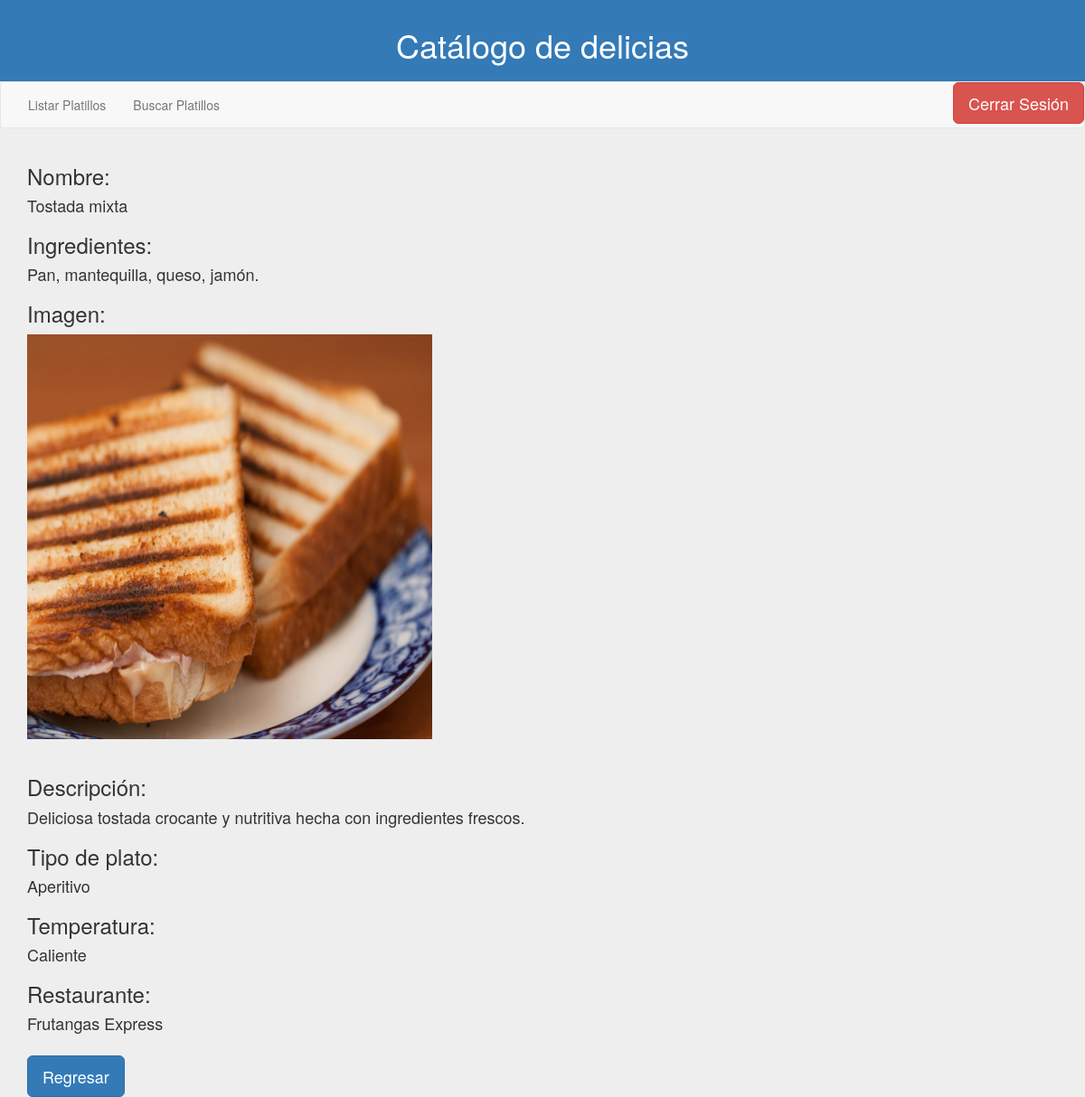
Screenshot of /home/viewDish/14/ (signed in) with the database file from the repository.
### catalogoapp/models.py (models this page shows, shortened)
class Dish(models.Model):
    name = models.TextField(max_length=50)
    ingredients = models.TextField()
    image = models.ImageField(upload_to='photos/',null=True)
    description = models.TextField()
    dish_choice = models.ForeignKey(DishType)
    dish_category = models.ForeignKey(DishCategory,null=True)
    temperature = models.ForeignKey(DishTemperature)
    restaurant = models.ForeignKey(Restaurant)
    class Meta:
        verbose_name = "Dish"
        verbose_name_plural = "Dishes"

class DishType(models.Model):
    name = models.TextField(max_length=25)
    def __str__(self):
        return self.name
    class Meta:
        verbose_name = "Tipo"
        verbose_name_plural = "Tipos"

class DishTemperature(models.Model):
    name = models.TextField(max_length=25)
    def __str__(self):
        return self.name
    class Meta:
        verbose_name = "Temperatura"
        verbose_name_plural = "Temperaturas"

class Restaurant(models.Model):
    name = models.TextField(max_length=50)
    address = models.TextField()
    owner = models.TextField(max_length=50)
    phone_number = models.TextField(max_length=15)
    def __str__(self):
        return self.name
    class Meta:
        verbose_name = "Restaurant"
        verbose_name_plural = "Restaurants"

### catalogoapp/views.py (the view)
# urls.py: url(r'^home/viewDish/(?P<id_dish>\d+)/$',viewDish, name="viewDish"),
def viewDish(request,id_dish):
    if (request.user.is_authenticated and (request.user.profile.role.name == "Cliente"
        or request.user.profile.role.name == "Ayudante")):
        dish = Dish.objects.get(id = id_dish)
        return render(request,'detailDish.html',{'role':request.user.profile.role.name,"dish":dish})
    else:
        return redirect('noAccess')

### catalogoapp/templates/detailDish.html
{% extends 'home.html' %}
{% block content2 %}
<main class="container" role='main'>
  <h3>Nombre:</h3> <h4>{{ dish.name }}</h4>
  <h3>Ingredientes:</h3> <h4>{{ dish.ingredients }}</h4>
  <h3>Imagen:</h3> <img style="height:32em; width:32em;" src="{{ dish.image.url }}" class="img-responsive"/><br>
  <h3>Descripción:</h3> <h4>{{ dish.description }}</h4>
  <h3>Tipo de plato:</h3> <h4>{{ dish.dish_choice }}</h4>
  <h3>Temperatura:</h3> <h4>{{ dish.temperature }}</h4>
  <h3>Restaurante:</h3> <h4>{{ dish.restaurant }}</h4>
  <input class="btn btn-lg btn-primary" type=button value="Regresar" onClick="javascript:history.go(-1);">
</main>
{% endblock content2 %}

### rows the page displays
Dish: name "Tostada mixta", ingredients "Pan, mantequilla, queso, jamón.", image (picture), description "Deliciosa tostada crocante y nutritiva hecha con ingredientes frescos.", dish_choice "Aperitivo", temperature "Caliente", restaurant "Frutangas Express"
